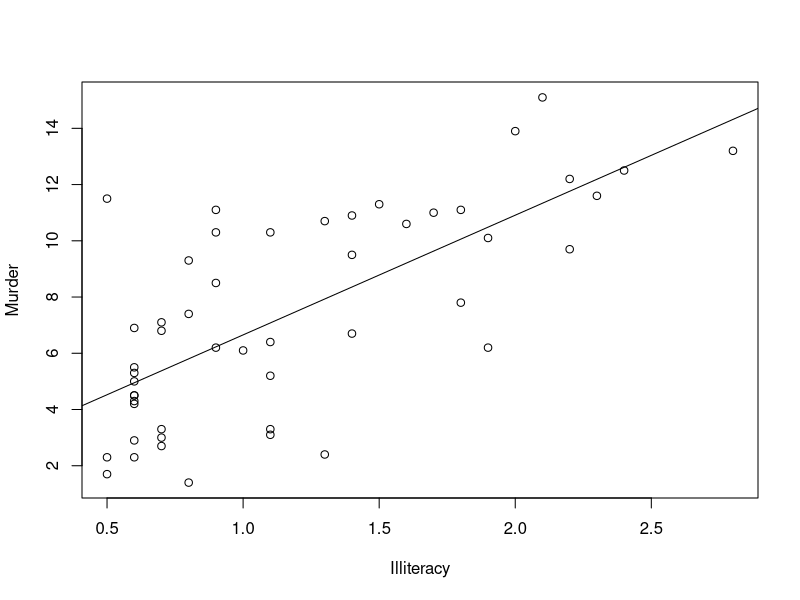

Write R code to recreate this figure.
# linear regression
head(state.x77)
x77 <- data.frame(state.x77)
plot(Murder ~ Illiteracy, data = x77)
model <- lm(Murder ~ Illiteracy, x77)
model
coef(model)[1] #b
coef(model)[2] #W


Illiteracy <- x77['Illiteracy']
Murder <- x77['Murder']
pred <- 4.257457 * Illiteracy + 2.396776
compare <- cbind(pred, Murder, abs(pred - Murder))
# draw hypothesis
abline(coef(model))

# 2
4.257457 * 0.5 + 2.396776
4.257457 * 1 + 2.396776
4.257457 * 1.5 + 2.396776